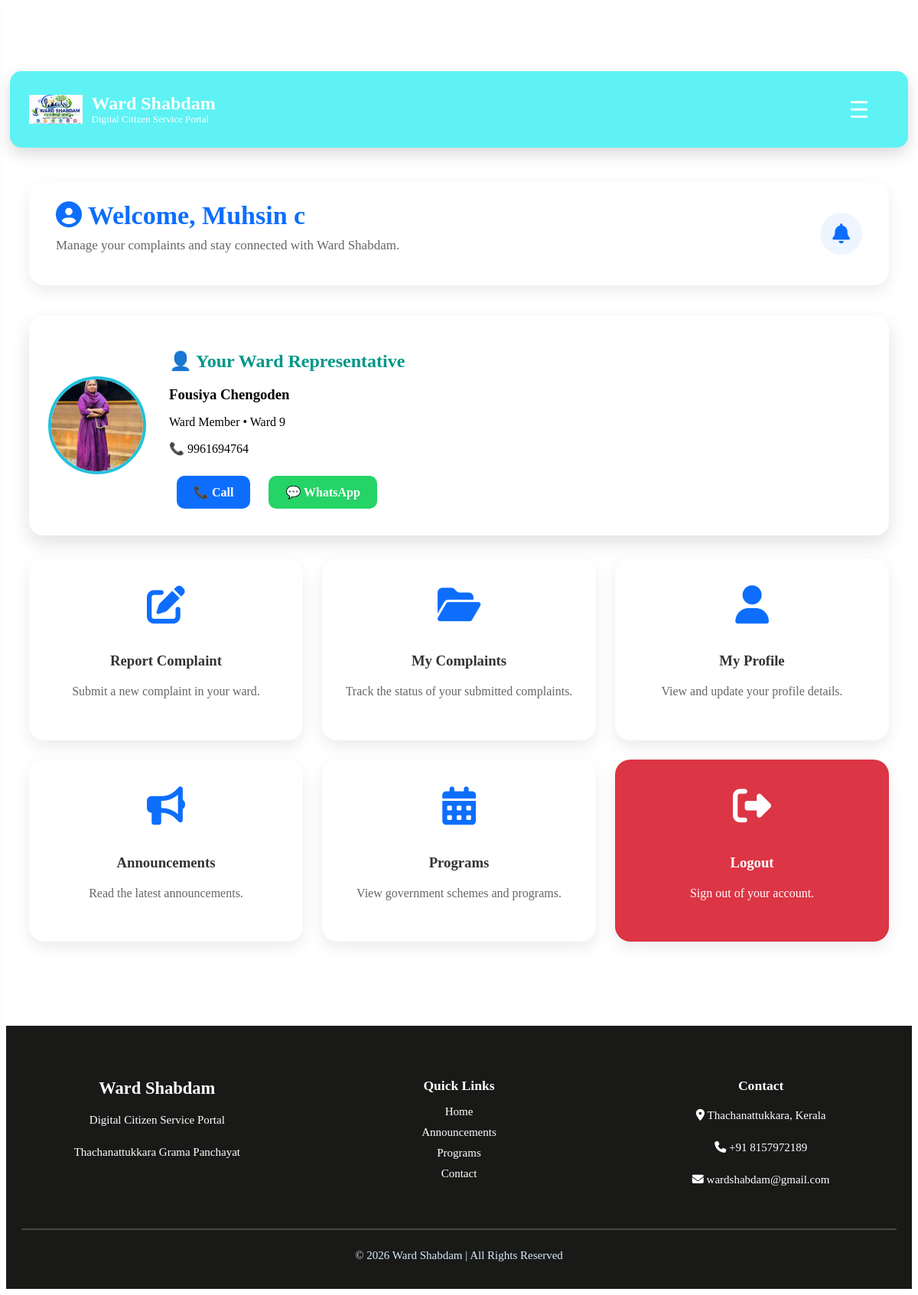
The page /dashboard (signed in) on the database its author committed.
### tables this page shows
CREATE TABLE citizens (

    id INTEGER PRIMARY KEY AUTOINCREMENT,

    fullname TEXT NOT NULL,

    mobile TEXT UNIQUE NOT NULL,

    email TEXT,

    password TEXT NOT NULL,

    created_at TIMESTAMP DEFAULT CURRENT_TIMESTAMP

, ward TEXT);

CREATE TABLE ward_members (
    id INTEGER PRIMARY KEY AUTOINCREMENT,
    ward_no INTEGER NOT NULL,
    name TEXT NOT NULL,
    designation TEXT NOT NULL,
    phone TEXT NOT NULL,
    email TEXT,
    photo TEXT
, username TEXT, password TEXT);

### app.py (the view)
@app.route("/dashboard")
def dashboard():
    if "citizen_id" not in session:
        return redirect("/login")
    conn = sqlite3.connect("database/wardshabdam.db")
    conn.row_factory = sqlite3.Row
    cursor = conn.cursor()
    cursor.execute(
        "SELECT * FROM citizens WHERE id=?",
        (session["citizen_id"],)
    )
    citizen = cursor.fetchone()
    ward_no = citizen["ward"].replace("Ward ", "").strip()
    cursor.execute("""
        SELECT *
        FROM ward_members
        WHERE ward_no = ?
    """, (ward_no,))
    ward_member = cursor.fetchone()
    print("Citizen Ward:", citizen["ward"])
    print("Ward Member:", ward_member)
    cursor.execute("""
        SELECT COUNT(*)
        FROM notifications
        WHERE citizen_id=?
        AND is_read=0
    """, (session["citizen_id"],))
    notification_count = cursor.fetchone()[0]
    conn.close()
    return render_template(
        "dashboard.html",
        citizen=citizen,
        ward_member=ward_member,
        notification_count=notification_count
    )

### app.py (called while the page is built)
@app.context_processor
def notification_context():
    if "citizen_id" not in session:
        return {"notification_count": 0}
    conn = sqlite3.connect("database/wardshabdam.db")
    cursor = conn.cursor()
    cursor.execute("""
        SELECT COUNT(*)
        FROM notifications
        WHERE citizen_id=?
        AND is_read=0
    """, (session["citizen_id"],))
    count = cursor.fetchone()[0]
    conn.close()
    return {"notification_count": count}

### templates/dashboard.html (shortened to what this page needs)
{% extends "layout.html" %}
{% block content %}
<div class="dashboard-header">
    <div class="dashboard-title">
        <h1>
            <i class="fa-solid fa-user-circle"></i>
            Welcome, {{ citizen["fullname"] }}
        </h1>
        <p>
            Manage your complaints and stay connected with Ward Shabdam.
        </p>
    </div>
    <a href="/notifications" class="dashboard-notification">
        <i class="fa-solid fa-bell"></i>
    </a>
</div>
{% if ward_member %}
       <div class="ward-member-card">
    <img src="{{ url_for('static', filename='uploads/' + ward_member['photo']) }}"
         alt="Ward Member">
    <div class="ward-info">
        <h2>👤 Your Ward Representative</h2>
        <h3>{{ ward_member["name"] }}</h3>
        <p>Ward Member • Ward {{ ward_member["ward_no"] }}</p>
        <p>📞 {{ ward_member["phone"] }}</p>
        <div class="member-buttons">
            <a href="tel:{{ ward_member['phone'] }}" class="call-btn">
                📞 Call
            </a>
            <a href="https://wa.me/91{{ ward_member['phone'] }}"
               target="_blank"
               class="whatsapp-btn">
                💬 WhatsApp
            </a>
        </div>
    </div>
</div>
        {% endif %}
    <div class="dashboard-cards">
        <a href="/report" class="dashboard-card">
            <i class="fa-solid fa-pen-to-square"></i>
            <h3>Report Complaint</h3>
            <p>Submit a new complaint in your ward.</p>
        </a>
        <a href="/my_complaints" class="dashboard-card">
            <i class="fa-solid fa-folder-open"></i>
            <h3>My Complaints</h3>
            <p>Track the status of your submitted complaints.</p>
        </a>
        <a href="/profile" class="dashboard-card">
            <i class="fa-solid fa-user"></i>
            <h3>My Profile</h3>
            <p>View and update your profile details.</p>
        </a>
        <a href="/announcements" class="dashboard-card">
            <i class="fa-solid fa-bullhorn"></i>
            <h3>Announcements</h3>
            <p>Read the latest announcements.</p>
        </a>
        <a href="/programs" class="dashboard-card">
            <i class="fa-solid fa-calendar-days"></i>
            <h3>Programs</h3>
            <p>View government schemes and programs.</p>
        </a>
        <a href="/logout" class="dashboard-card logout-card">
            <i class="fa-solid fa-right-from-bracket"></i>
            <h3>Logout</h3>
            <p>Sign out of your account.</p>
        </a>
    </div>
{% endblock %}

### static/css/style.css (style rules this page uses)
body { padding-top:70px; }
.dashboard-header { display:flex; justify-content:space-between; align-items:center; margin-bottom:30px; }

### static/css/hero.css (style rules this page uses)
.member-buttons { margin-top:20px; }
.call-btn, .whatsapp-btn { display:inline-block; margin:8px; padding:12px 22px; color:white; text-decoration:none; border-radius:10px; font-weight:bold; }
.call-btn { background:#1565c0; }
.whatsapp-btn { background:#25D366; }
.call-btn, .whatsapp-btn { display:inline-block; padding:10px 20px; margin-right:10px; border-radius:8px; text-decoration:none; color:white; font-weight:bold; }
.call-btn, .whatsapp-btn { display:inline-block; padding:12px 24px; margin:8px; border-radius:10px; text-decoration:none; color:white; font-weight:bold; }

### static/css/edit.css (style rules this page uses)
.whatsapp-btn { display:inline-block; background:#25D366; color:white; padding:12px 22px; border-radius:8px; text-decoration:none; font-weight:bold; transition:.3s; }

### static/css/dashboard.css (style rules this page uses)
.dashboard-header h1 { color:#0856ca; font-size:42px; margin-bottom:15px; }
.dashboard-header p { color:#666; font-size:18px; }
.dashboard-cards { display:grid; grid-template-columns:repeat(3,1fr); gap:25px; margin-top:30px; }
.dashboard-card { background:#ffffff; border-radius:20px; padding:35px 25px; text-align:center; text-decoration:none; color:#333; box-shadow:0 8px 20px rgba(0,0,0,.08); transition:.3s; }
.dashboard-card i { font-size:50px; color:#0d6efd; margin-bottom:20px; }
.dashboard-card h3 { margin-bottom:15px; }
.dashboard-card p { color:#666; line-height:1.6; }
.logout-card { background:#dc3545; color:white; }
.logout-card i, .logout-card p, .logout-card h3 { color:white; }
.dashboard-header { display:flex; justify-content:space-between; align-items:center; background:#ffffff; padding:25px 35px; border-radius:20px; box-shadow:0 8px 20px rgba(0,0,0,.08); margin-bottom:40px; }
.dashboard-title { flex:1; }
.dashboard-title h1 { margin:0; font-size:34px; color:#0d6efd; }
.dashboard-title p { margin-top:10px; color:#666; font-size:17px; }
.dashboard-notification { position:relative; width:55px; height:55px; display:flex; justify-content:center; align-items:center; text-decoration:none; color:#0d6efd; border-radius:50%; background:#eef5ff; font-size:26px; transition:.3s; }
.ward-member-card { display:flex; align-items:center; gap:30px; background:#ffffff; border-radius:18px; padding:25px; margin:25px 0; box-shadow:0 10px 25px rgba(0,0,0,.12); }
.ward-member-card img { width:120px; height:120px; border-radius:50%; object-fit:cover; border:4px solid #22c1dc; }
.ward-info { flex:1; }
.ward-info h2 { color:#009688; margin-bottom:10px; }
.ward-info h3 { margin-bottom:10px; }
.member-buttons { margin-top:15px; }
.call-btn, .whatsapp-btn { display:inline-block; margin:10px; padding:12px 22px; border-radius:10px; text-decoration:none; font-weight:bold; color:white; }
.call-btn { background:#0d6efd; }
.whatsapp-btn { background:#25D366; }

### rows shown on the page
citizens: fullname "Muhsin c"
ward_members: photo (picture), name "Fousiya Chengoden", ward_no "9", phone "9961694764"
